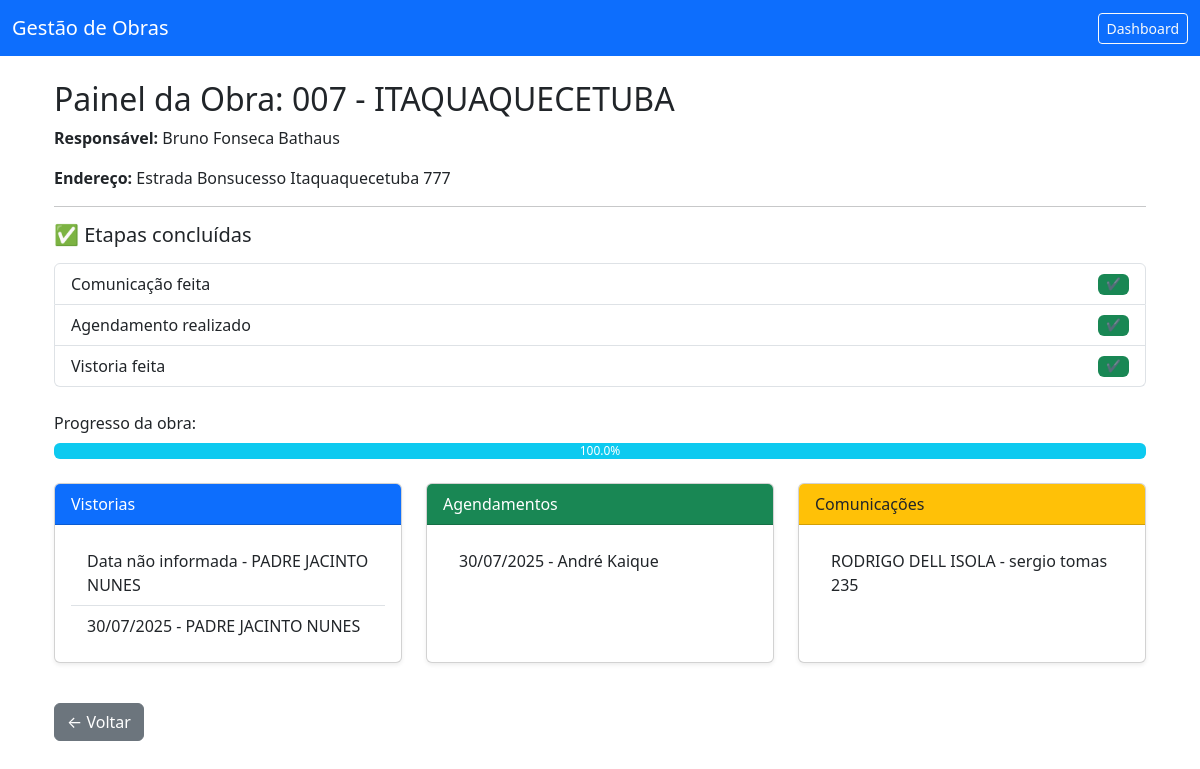
Screenshot of /obras/1/painel with the database file from the repository.
### models.py (models this page shows)
class Obra(db.Model):
    id = db.Column(db.Integer, primary_key=True)
    nome = db.Column(db.String(100), nullable=False)
    descricao = db.Column(db.Text)
    endereco = db.Column(db.String(255))
    responsavel = db.Column(db.String(100))
    data_inicio = db.Column(db.Date)
    data_fim = db.Column(db.Date)
    criado_em = db.Column(db.DateTime, default=datetime.utcnow)

class VistoriaImovel(db.Model):
    id = db.Column(db.Integer, primary_key=True)
    data_1 = db.Column(db.Date)        # ALTERADO
    hora_1 = db.Column(db.Time)        # ALTERADO
    data_2 = db.Column(db.Date)        # ALTERADO
    hora_2 = db.Column(db.Time)        # ALTERADO
    data_3 = db.Column(db.Date)        # ALTERADO
    hora_3 = db.Column(db.Time)        # ALTERADO
    nome_responsavel = db.Column(db.String(100))
    cpf_responsavel = db.Column(db.String(50))
    tipo_vinculo = db.Column(db.String(30))
    municipio = db.Column(db.String(100))
    bairro = db.Column(db.String(100))
    rua = db.Column(db.String(100))
    numero = db.Column(db.String(20))
    complemento = db.Column(db.String(100))
    celular = db.Column(db.String(20))
    tipo_imovel = db.Column(db.String(50))
    soleira = db.Column(db.String(50))
    calcada = db.Column(db.String(100))
    observacoes = db.Column(db.Text)
    obra_id = db.Column(db.Integer, db.ForeignKey('obra.id', name='fk_vistoria_obra'))
    obra = db.relationship("Obra", backref="vistorias")

class AgendamentoVistoria(db.Model):
    id = db.Column(db.Integer, primary_key=True)
    nome_morador = db.Column(db.String(100), nullable=False)
    celular = db.Column(db.String(20), nullable=False)
    endereco = db.Column(db.String(255), nullable=False)
    bairro = db.Column(db.String(100), nullable=False)
    cidade = db.Column(db.String(100), nullable=False)
    data_agendada = db.Column(db.Date, nullable=False)
    hora_agendada = db.Column(db.Time, nullable=False)
    observacoes = db.Column(db.Text)
    criado_em = db.Column(db.DateTime, default=datetime.utcnow)
    obra_id = db.Column(db.Integer, db.ForeignKey('obra.id', name='fk_agendamento_obra'))
    obra = db.relationship("Obra", backref="agendamentos")

class ComunicacaoObra(db.Model):
    id = db.Column(db.Integer, primary_key=True)
    nome = db.Column(db.String(100), nullable=False)
    cpf = db.Column(db.String(20))
    endereco = db.Column(db.String(255))
    telefone = db.Column(db.String(50))
    comunicado = db.Column(db.String(20))
    economia = db.Column(db.String(50))
    assinatura = db.Column(db.String(100))
    tipo_imovel = db.Column(db.String(200))
    data_envio = db.Column(db.DateTime, default=datetime.utcnow)
    obra_id = db.Column(db.Integer, db.ForeignKey('obra.id', name='fk_comunicacao_obra'))
    obra = db.relationship("Obra", backref="comunicacoes")

### app.py (the view)
@app.route("/obras/<int:id>/painel")
def painel_obra(id):
    obra = Obra.query.get_or_404(id)
    vistorias = VistoriaImovel.query.filter_by(obra_id=id).all()
    agendamentos = AgendamentoVistoria.query.filter_by(obra_id=id).all()
    comunicacoes = ComunicacaoObra.query.filter_by(obra_id=id).all()
    return render_template("obras/painel_obra.html",
                           obra=obra,
                           vistorias=vistorias,
                           agendamentos=agendamentos,
                           comunicacoes=comunicacoes)

### templates/obras/painel_obra.html
{% extends "obras/base.html" %}
{% block content %}
<div class="container mt-4">
  <h2>Painel da Obra: {{ obra.nome }}</h2>
  <p><strong>Responsável:</strong> {{ obra.responsavel }}</p>
  <p><strong>Endereço:</strong> {{ obra.endereco }}</p>
  <hr />
  <h5 class="mb-3">✅ Etapas concluídas</h5>
  <ul class="list-group mb-4">
    <li class="list-group-item d-flex justify-content-between align-items-center">
      Comunicação feita
      <span class="badge bg-{{ comunicacoes|length > 0 and 'success' or 'secondary' }}">
        {{ '✔️' if comunicacoes|length > 0 else '❌' }}
      </span>
    </li>
    <li class="list-group-item d-flex justify-content-between align-items-center">
      Agendamento realizado
      <span class="badge bg-{{ agendamentos|length > 0 and 'success' or 'secondary' }}">
        {{ '✔️' if agendamentos|length > 0 else '❌' }}
      </span>
    </li>
    <li class="list-group-item d-flex justify-content-between align-items-center">
      Vistoria feita
      <span class="badge bg-{{ vistorias|length > 0 and 'success' or 'secondary' }}">
        {{ '✔️' if vistorias|length > 0 else '❌' }}
      </span>
    </li>
  </ul>
  {% set etapas_concluidas = (comunicacoes|length > 0)|int + (agendamentos|length > 0)|int + (vistorias|length > 0)|int %}
  {% set progresso = (etapas_concluidas / 3) * 100 %}
  <div class="mb-4">
    <label class="form-label">Progresso da obra:</label>
    <div class="progress">
      <div class="progress-bar bg-info" role="progressbar" style="width: {{ progresso }}%">
        {{ progresso|round(0) }}%
      </div>
    </div>
  </div>
  <div class="row">
    <div class="col-md-4 col-12 mb-4">
      <div class="card h-100 shadow-sm">
        <div class="card-header bg-primary text-white">Vistorias</div>
        <div class="card-body">
          {% if vistorias %}
            <ul class="list-group list-group-flush">
              {% for vistoria in vistorias %}
              <li class="list-group-item">
                {{ vistoria.data_1.strftime('%d/%m/%Y') if vistoria.data_1 else "Data não informada" }} - {{ vistoria.rua }}
              </li>
              {% endfor %}
            </ul>
          {% else %}
            <p>Nenhuma vistoria registrada.</p>
          {% endif %}
        </div>
      </div>
    </div>
    <div class="col-md-4 col-12 mb-4">
      <div class="card h-100 shadow-sm">
        <div class="card-header bg-success text-white">Agendamentos</div>
        <div class="card-body">
          {% if agendamentos %}
            <ul class="list-group list-group-flush">
              {% for ag in agendamentos %}
              <li class="list-group-item">
                {{ ag.data_agendada.strftime('%d/%m/%Y') }} - {{ ag.nome_morador }}
              </li>
              {% endfor %}
            </ul>
          {% else %}
            <p>Nenhum agendamento registrado.</p>
          {% endif %}
        </div>
      </div>
    </div>
    <div class="col-md-4 col-12 mb-4">
      <div class="card h-100 shadow-sm">
        <div class="card-header bg-warning text-dark">Comunicações</div>
        <div class="card-body">
          {% if comunicacoes %}
            <ul class="list-group list-group-flush">
              {% for c in comunicacoes %}
              <li class="list-group-item">{{ c.nome }} - {{ c.endereco }}</li>
              {% endfor %}
            </ul>
          {% else %}
            <p>Sem comunicações registradas.</p>
          {% endif %}
        </div>
      </div>
    </div>
  </div>
  <a href="{{ url_for('obras') }}" class="btn btn-secondary mt-3">← Voltar</a>
</div>
{% endblock %}

### rows the page displays
Obra: nome "007 - ITAQUAQUECETUBA", responsavel "Bruno Fonseca Bathaus", endereco "Estrada Bonsucesso Itaquaquecetuba 777"
VistoriaImovel: data_1 "Data não informada", rua "PADRE JACINTO NUNES"
VistoriaImovel: data_1 "30/07/2025", rua "PADRE JACINTO NUNES"
AgendamentoVistoria: data_agendada "30/07/2025", nome_morador "André Kaique"
ComunicacaoObra: nome "RODRIGO DELL ISOLA", endereco "sergio tomas 235"

### other values shown
{{ '✔️' if comunicacoes|length > 0 else '❌' }} "✔️"
{{ '✔️' if agendamentos|length > 0 else '❌' }} "✔️"
{{ '✔️' if vistorias|length > 0 else '❌' }} "✔️"
{{ progresso|round(0) }} "100.0"
